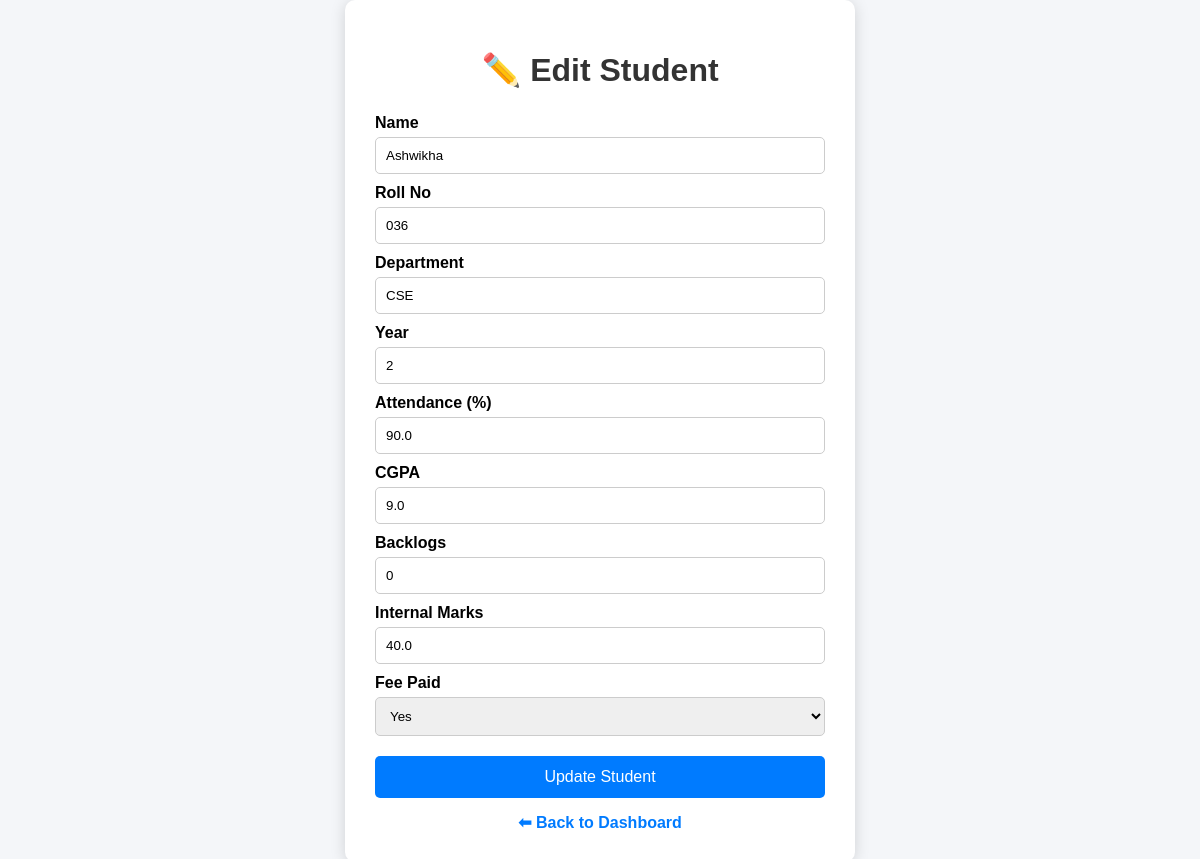
Screenshot of /edit/036 (signed in) with the database file from the repository.
### tables this page shows
CREATE TABLE students (
            id INTEGER PRIMARY KEY AUTOINCREMENT,
            name TEXT,
            rollno TEXT UNIQUE,
            department TEXT,
            year INTEGER,
            attendance REAL,
            cgpa REAL,
            backlogs INTEGER,
            internal_marks REAL,
            fee_paid TEXT,
            prediction TEXT,
            riskscore INTEGER
        );

### app.py (the view, shortened to what this page needs)
@app.route("/edit/<rollno>", methods=["GET", "POST"])
def edit_student(rollno):
    conn = sqlite3.connect(DB_FILE)
    conn.row_factory = sqlite3.Row
    cursor = conn.cursor()
    cursor.execute(
        "SELECT * FROM students WHERE rollno=?",
        (rollno,)
    )
    student = cursor.fetchone()
    conn.close()
    return render_template(
        "edit_student.html",
        student=student
    )

### templates/edit_student.html (shortened to what this page needs)
<!DOCTYPE html>
<html>
<head>
</head>
<body>
<div class="container">
    <h1>✏️ Edit Student</h1>
    <form method="POST">
        <label>Name</label>
        <input type="text" name="name" value="{{ student['name'] }}">
        <label>Roll No</label>
        <input type="text" name="rollno" value="{{ student['rollno'] }}">
        <label>Department</label>
        <input type="text" name="department" value="{{ student['department'] }}">
        <label>Year</label>
        <input type="number" name="year" value="{{ student['year'] }}">
        <label>Attendance (%)</label>
        <input type="number" step="0.1"
               name="attendance"
               value="{{ student['attendance'] }}">
        <label>CGPA</label>
        <input type="number" step="0.1"
               name="cgpa"
               value="{{ student['cgpa'] }}">
        <label>Backlogs</label>
        <input type="number"
               name="backlogs"
               value="{{ student['backlogs'] }}">
        <label>Internal Marks</label>
        <input type="number" step="0.1"
               name="internal_marks"
               value="{{ student['internal_marks'] }}">
        <label>Fee Paid</label>
        <select name="fee_paid">
            <option value="Yes" {% if student['fee_paid']=="Yes" %}selected{% endif %}>Yes</option>
        </select>
        <button type="submit">
            Update Student
        </button>
    </form>
    <a href="/admin" class="back-link">
        ⬅ Back to Dashboard
    </a>
</div>
</body>
</html>

### templates/edit_student.html (style rules this page uses)
body { font-family: Arial, sans-serif; background-color: #f4f6f9; display: flex; justify-content: center; align-items: center; min-height: 100vh; margin: 0; }
.container { background: white; padding: 30px; width: 450px; border-radius: 10px; box-shadow: 0px 2px 15px rgba(0,0,0,0.15); text-align: center; }
h1 { margin-bottom: 25px; color: #333; }
label { display: block; text-align: left; margin-top: 10px; font-weight: bold; }
input, select { width: 100%; padding: 10px; margin-top: 5px; border-radius: 5px; border: 1px solid #ccc; box-sizing: border-box; }
button { width: 100%; margin-top: 20px; padding: 12px; border: none; border-radius: 5px; background-color: #007bff; color: white; font-size: 16px; cursor: pointer; }
.back-link { display: inline-block; margin-top: 15px; text-decoration: none; color: #007bff; font-weight: bold; }

### rows the page displays
students: name "Ashwikha", rollno "036", department "CSE", year "2", attendance "90.0", cgpa "9.0", backlogs "0", internal_marks "40.0", fee_paid "Yes"
